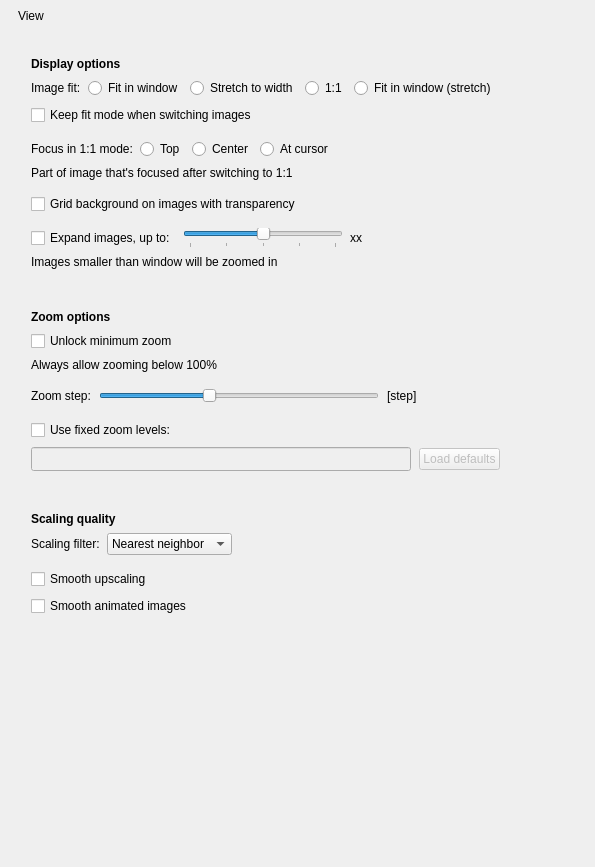
             <widget class="QWidget" name="scrollAreaWidgetContents_3">
              <property name="geometry">
               <rect>
                <x>0</x>
                <y>0</y>
                <width>595</width>
                <height>867</height>
               </rect>
              </property>
              <layout class="QVBoxLayout" name="verticalLayout_27">
               <property name="spacing">
                <number>9</number>
               </property>
               <property name="leftMargin">
                <number>18</number>
               </property>
               <property name="topMargin">
                <number>9</number>
               </property>
               <property name="rightMargin">
                <number>18</number>
               </property>
               <property name="bottomMargin">
                <number>9</number>
               </property>
               <item>
                <widget class="QLabel" name="label_9">
                 <property name="accessibleName">
                  <string notr="true">SHeaderText</string>
                 </property>
                 <property name="text">
                  <string>View</string>
                 </property>
                </widget>
               </item>
               <item>
                <widget class="QWidget" name="widget_4" native="true">
                 <property name="accessibleName">
                  <string notr="true">SHeaderLine</string>
                 </property>
                </widget>
               </item>
               <item>
                <spacer name="verticalSpacer_8">
                 <property name="orientation">
                  <enum>Qt::Vertical</enum>
                 </property>
                 <property name="sizeType">
                  <enum>QSizePolicy::Fixed</enum>
                 </property>
                 <property name="sizeHint" stdset="0">
                  <size>
                   <width>20</width>
                   <height>6</height>
                  </size>
                 </property>
                </spacer>
               </item>
               <item>
                <widget class="GroupPanel" name="displayGroup" native="true">
                 <property name="accessibleName">
                  <string notr="true">SGroup</string>
                 </property>
                 <layout class="QVBoxLayout" name="verticalLayout_13">
                  <property name="spacing">
                   <number>7</number>
                  </property>
                  <property name="leftMargin">
                   <number>13</number>
                  </property>
                  <property name="topMargin">
                   <number>10</number>
                  </property>
                  <property name="rightMargin">
                   <number>13</number>
                  </property>
                  <property name="bottomMargin">
                   <number>10</number>
                  </property>
                  <item>
                   <widget class="QLabel" name="label_40">
                    <property name="font">
                     <font>
                      <bold>true</bold>
                     </font>
                    </property>
                    <property name="text">
                     <string>Display options</string>
                    </property>
                   </widget>
                  </item>
                  <item>
                   <layout class="QHBoxLayout" name="horizontalLayout_29">
                    <property name="leftMargin">
                     <number>0</number>
                    </property>
                    <property name="topMargin">
                     <number>0</number>
                    </property>
                    <property name="rightMargin">
                     <number>0</number>
                    </property>
                    <item>
                     <widget class="QLabel" name="label_2">
                      <property name="sizePolicy">
                       <sizepolicy hsizetype="Minimum" vsizetype="Minimum">
                        <horstretch>0</horstretch>
                        <verstretch>0</verstretch>
                       </sizepolicy>
                      </property>
                      <property name="text">
                       <string>Image fit:</string>
                      </property>
                     </widget>
                    </item>
                    <item>
                     <widget class="QRadioButton" name="fitModeWindow">
                      <property name="text">
                       <string>Fit in window</string>
                      </property>
                      <property name="checked">
                       <bool>false</bool>
                      </property>
                     </widget>
                    </item>
                    <item>
                     <widget class="QRadioButton" name="fitModeWidth">
                      <property name="text">
                       <string>Stretch to width</string>
                      </property>
                     </widget>
                    </item>
                    <item>
                     <widget class="QRadioButton" name="fitMode1to1">
                      <property name="text">
                       <string>1:1</string>
                      </property>
                     </widget>
                    </item>
                    <item>
                     <widget class="QRadioButton" name="fitModeWindowStretch">
                      <property name="text">
                       <string>Fit in window (stretch)</string>
                      </property>
                     </widget>
                    </item>
                    <item>
                     <spacer name="horizontalSpacer_21">
                      <property name="orientation">
                       <enum>Qt::Horizontal</enum>
                      </property>
                      <property name="sizeHint" stdset="0">
                       <size>
                        <width>40</width>
                        <height>20</height>
                       </size>
                      </property>
                     </spacer>
                    </item>
                   </layout>
                  </item>
                  <item>
                   <widget class="QCheckBox" name="keepFitModeCheckBox">
                    <property name="text">
                     <string>Keep fit mode when switching images</string>
                    </property>
                   </widget>
                  </item>
                  <item>
                   <widget class="QWidget" name="widget_3" native="true">
                    <property name="accessibleName">
                     <string notr="true">SLine</string>
                    </property>
                   </widget>
                  </item>
                  <item>
                   <layout class="QHBoxLayout" name="horizontalLayout_31">
                    <property name="leftMargin">
                     <number>0</number>
                    </property>
                    <property name="topMargin">
                     <number>0</number>
                    </property>
                    <property name="rightMargin">
                     <number>0</number>
                    </property>
                    <item>
                     <widget class="QLabel" name="label_26">
                      <property name="sizePolicy">
                       <sizepolicy hsizetype="Minimum" vsizetype="Preferred">
                        <horstretch>0</horstretch>
                        <verstretch>0</verstretch>
                       </sizepolicy>
                      </property>
                      <property name="text">
                       <string>Focus in 1:1 mode:</string>
                      </property>
                     </widget>
                    </item>
                    <item>
                     <widget class="QRadioButton" name="focus1to1Top">
                      <property name="text">
                       <string>Top</string>
                      </property>
                     </widget>
                    </item>
                    <item>
                     <widget class="QRadioButton" name="focus1to1Center">
                      <property name="text">
                       <string>Center</string>
                      </property>
                     </widget>
                    </item>
                    <item>
                     <widget class="QRadioButton" name="focus1to1Cursor">
                      <property name="text">
                       <string>At cursor</string>
                      </property>
                     </widget>
                    </item>
                    <item>
                     <spacer name="horizontalSpacer_23">
                      <property name="orientation">
                       <enum>Qt::Horizontal</enum>
                      </property>
                      <property name="sizeHint" stdset="0">
                       <size>
                        <width>40</width>
                        <height>20</height>
                       </size>
                      </property>
                     </spacer>
                    </item>
                   </layout>
                  </item>
                  <item>
                   <widget class="QLabel" name="label_10">
                    <property name="accessibleName">
                     <string notr="true">SNoteText</string>
                    </property>
                    <property name="text">
                     <string>Part of image that's focused after switching to 1:1</string>
                    </property>
                   </widget>
                  </item>
                  <item>
                   <widget class="QWidget" name="widget_8" native="true">
                    <property name="accessibleName">
                     <string notr="true">SLine</string>
                    </property>
                   </widget>
                  </item>
                  <item>
                   <widget class="QCheckBox" name="transparencyGridCheckBox">
                    <property name="enabled">
                     <bool>true</bool>
                    </property>
                    <property name="sizePolicy">
                     <sizepolicy hsizetype="Minimum" vsizetype="Minimum">
                      <horstretch>0</horstretch>
                      <verstretch>0</verstretch>
                     </sizepolicy>
                    </property>
                    <property name="text">
                     <string>Grid background on images with transparency</string>
                    </property>
                   </widget>
                  </item>
                  <item>
                   <widget class="QWidget" name="widget_21" native="true">
                    <property name="accessibleName">
                     <string notr="true">SLine</string>
                    </property>
                   </widget>
                  </item>
                  <item>
                   <layout class="QHBoxLayout" name="horizontalLayout_30">
                    <property name="leftMargin">
                     <number>0</number>
                    </property>
                    <property name="topMargin">
                     <number>0</number>
                    </property>
                    <property name="rightMargin">
                     <number>0</number>
                    </property>
                    <item>
                     <widget class="QCheckBox" name="expandImageCheckBox">
                      <property name="sizePolicy">
                       <sizepolicy hsizetype="Minimum" vsizetype="Minimum">
                        <horstretch>0</horstretch>
                        <verstretch>0</verstretch>
                       </sizepolicy>
                      </property>
                      <property name="minimumSize">
                       <size>
                        <width>0</width>
                        <height>0</height>
                       </size>
                      </property>
                      <property name="text">
                       <string>Expand images, up to:</string>
                      </property>
                     </widget>
                    </item>
                    <item>
                     <widget class="QSlider" name="expandLimitSlider">
                      <property name="sizePolicy">
                       <sizepolicy hsizetype="Fixed" vsizetype="Preferred">
                        <horstretch>0</horstretch>
                        <verstretch>0</verstretch>
                       </sizepolicy>
                      </property>
                      <property name="minimumSize">
                       <size>
                        <width>160</width>
                        <height>0</height>
                       </size>
                      </property>
                      <property name="minimum">
                       <number>0</number>
                      </property>
                      <property name="maximum">
                       <number>4</number>
                      </property>
                      <property name="pageStep">
                       <number>1</number>
                      </property>
                      <property name="value">
                       <number>2</number>
                      </property>
                      <property name="orientation">
                       <enum>Qt::Horizontal</enum>
                      </property>
                      <property name="tickPosition">
                       <enum>QSlider::TicksBelow</enum>
                      </property>
                      <property name="tickInterval">
                       <number>1</number>
                      </property>
                     </widget>
                    </item>
                    <item>
                     <widget class="QWidget" name="expandImagesGroupContents" native="true">
                      <layout class="QHBoxLayout" name="horizontalLayout_17">
                       <property name="leftMargin">
                        <number>0</number>
                       </property>
                       <property name="topMargin">
                        <number>0</number>
                       </property>
                       <property name="rightMargin">
                        <number>0</number>
                       </property>
                       <property name="bottomMargin">
                        <number>0</number>
                       </property>
                       <item>
                        <widget class="QLabel" name="expandLimitLabel">
                         <property name="sizePolicy">
                          <sizepolicy hsizetype="Fixed" vsizetype="Preferred">
                           <horstretch>0</horstretch>
                           <verstretch>0</verstretch>
                          </sizepolicy>
                         </property>
                         <property name="minimumSize">
                          <size>
                           <width>35</width>
                           <height>0</height>
                          </size>
                         </property>
                         <property name="maximumSize">
                          <size>
                           <width>35</width>
                           <height>16777215</height>
                          </size>
                         </property>
                         <property name="text">
                          <string>xx</string>
                         </property>
                         <property name="alignment">
                          <set>Qt::AlignLeading|Qt::AlignLeft|Qt::AlignVCenter</set>
                         </property>
                        </widget>
                       </item>
                      </layout>
                     </widget>
                    </item>
                    <item>
                     <spacer name="horizontalSpacer_22">
                      <property name="orientation">
                       <enum>Qt::Horizontal</enum>
                      </property>
                      <property name="sizeHint" stdset="0">
                       <size>
                        <width>40</width>
                        <height>20</height>
                       </size>
                      </property>
                     </spacer>
                    </item>
                   </layout>
                  </item>
                  <item>
                   <widget class="QLabel" name="label_13">
                    <property name="accessibleName">
                     <string notr="true">SNoteText</string>
                    </property>
                    <property name="text">
                     <string>Images smaller than window will be zoomed in</string>
                    </property>
                   </widget>
                  </item>
                 </layout>
                </widget>
               </item>
               <item>
                <spacer name="verticalSpacer_20">
                 <property name="orientation">
                  <enum>Qt::Vertical</enum>
                 </property>
                 <property name="sizeType">
                  <enum>QSizePolicy::Fixed</enum>
                 </property>
                 <property name="sizeHint" stdset="0">
                  <size>
                   <width>20</width>
                   <height>12</height>
                  </size>
                 </property>
                </spacer>
               </item>
               <item>
                <widget class="GroupPanel" name="zoomGroup" native="true">
                 <property name="accessibleName">
                  <string notr="true">SGroup</string>
                 </property>
                 <layout class="QVBoxLayout" name="verticalLayout_8">
                  <property name="spacing">
                   <number>7</number>
                  </property>
                  <property name="leftMargin">
                   <number>13</number>
                  </property>
                  <property name="topMargin">
                   <number>10</number>
                  </property>
                  <property name="rightMargin">
                   <number>13</number>
                  </property>
                  <property name="bottomMargin">
                   <number>10</number>
                  </property>
                  <item>
                   <widget class="QLabel" name="label_19">
                    <property name="font">
                     <font>
                      <bold>true</bold>
                     </font>
                    </property>
                    <property name="text">
                     <string>Zoom options</string>
                    </property>
                   </widget>
                  </item>
                  <item>
                   <widget class="QCheckBox" name="unlockMinZoomCheckBox">
                    <property name="text">
                     <string>Unlock minimum zoom</string>
                    </property>
                   </widget>
                  </item>
                  <item>
                   <widget class="QLabel" name="label_44">
                    <property name="accessibleName">
                     <string notr="true">SNoteText</string>
                    </property>
                    <property name="text">
                     <string>Always allow zooming below 100%</string>
                    </property>
                   </widget>
                  </item>
                  <item>
                   <widget class="QWidget" name="widget_11" native="true">
                    <property name="accessibleName">
                     <string notr="true">SLine</string>
                    </property>
                   </widget>
                  </item>
                  <item>
                   <layout class="QHBoxLayout" name="horizontalLayout_20" stretch="0,0,0,0">
                    <property name="spacing">
                     <number>8</number>
                    </property>
                    <property name="topMargin">
                     <number>0</number>
                    </property>
                    <property name="rightMargin">
                     <number>0</number>
                    </property>
                    <item>
                     <widget class="QLabel" name="label_12">
                      <property name="text">
                       <string>Zoom step:</string>
                      </property>
                     </widget>
                    </item>
                    <item>
                     <widget class="QSlider" name="zoomStepSlider">
                      <property name="sizePolicy">
                       <sizepolicy hsizetype="Preferred" vsizetype="Fixed">
                        <horstretch>0</horstretch>
                        <verstretch>0</verstretch>
                       </sizepolicy>
                      </property>
                      <property name="minimumSize">
                       <size>
                        <width>280</width>
                        <height>0</height>
                       </size>
                      </property>
                      <property name="maximumSize">
                       <size>
                        <width>300</width>
                        <height>16777215</height>
                       </size>
                      </property>
                      <property name="minimum">
                       <number>1</number>
                      </property>
                      <property name="maximum">
                       <number>50</number>
                      </property>
                      <property name="pageStep">
                       <number>10</number>
                      </property>
                      <property name="value">
                       <number>20</number>
                      </property>
                      <property name="orientation">
                       <enum>Qt::Horizontal</enum>
                      </property>
                      <property name="tickPosition">
                       <enum>QSlider::NoTicks</enum>
                      </property>
                      <property name="tickInterval">
                       <number>5</number>
                      </property>
                     </widget>
                    </item>
                    <item>
                     <widget class="QLabel" name="zoomStepLabel">
                      <property name="sizePolicy">
                       <sizepolicy hsizetype="Preferred" vsizetype="Preferred">
                        <horstretch>0</horstretch>
                        <verstretch>0</verstretch>
                       </sizepolicy>
                      </property>
                      <property name="minimumSize">
                       <size>
                        <width>60</width>
                        <height>0</height>
                       </size>
                      </property>
                      <property name="maximumSize">
                       <size>
                        <width>60</width>
                        <height>16777215</height>
                       </size>
                      </property>
                      <property name="text">
                       <string>[step]</string>
                      </property>
                     </widget>
                    </item>
                    <item>
                     <spacer name="horizontalSpacer_4">
                      <property name="orientation">
                       <enum>Qt::Horizontal</enum>
                      </property>
                      <property name="sizeHint" stdset="0">
                       <size>
                        <width>40</width>
                        <height>20</height>
                       </size>
                      </property>
                     </spacer>
                    </item>
                   </layout>
                  </item>
                  <item>
                   <widget class="QWidget" name="widget_22" native="true">
                    <property name="accessibleName">
                     <string notr="true">SLine</string>
                    </property>
                   </widget>
                  </item>
                  <item>
                   <widget class="QCheckBox" name="useFixedZoomLevelsCheckBox">
                    <property name="text">
                     <string>Use fixed zoom levels:</string>
                    </property>
                   </widget>
                  </item>
                  <item>
                   <widget class="QWidget" name="widget" native="true">
                    <property name="enabled">
                     <bool>false</bool>
                    </property>
                    <layout class="QHBoxLayout" name="horizontalLayout_26">
                     <property name="spacing">
                      <number>8</number>
                     </property>
                     <property name="leftMargin">
                      <number>0</number>
                     </property>
                     <property name="topMargin">
                      <number>0</number>
                     </property>
                     <property name="rightMargin">
                      <number>0</number>
                     </property>
                     <property name="bottomMargin">
                      <number>0</number>
                     </property>
                     <item>
                      <widget class="QLineEdit" name="zoomLevels">
                       <property name="sizePolicy">
                        <sizepolicy hsizetype="Minimum" vsizetype="Fixed">
                         <horstretch>0</horstretch>
                         <verstretch>0</verstretch>
                        </sizepolicy>
                       </property>
                       <property name="minimumSize">
                        <size>
                         <width>380</width>
                         <height>24</height>
                        </size>
                       </property>
                      </widget>
                     </item>
                     <item>
                      <widget class="QPushButton" name="resetZoomLevelsButton">
                       <property name="text">
                        <string>Load defaults</string>
                       </property>
                      </widget>
                     </item>
                     <item>
                      <spacer name="horizontalSpacer_30">
                       <property name="orientation">
                        <enum>Qt::Horizontal</enum>
                       </property>
                       <property name="sizeHint" stdset="0">
                        <size>
                         <width>40</width>
                         <height>20</height>
                        </size>
                       </property>
                      </spacer>
                     </item>
                    </layout>
                   </widget>
                  </item>
                 </layout>
                </widget>
               </item>
               <item>
                <spacer name="verticalSpacer_13">
                 <property name="orientation">
                  <enum>Qt::Vertical</enum>
                 </property>
                 <property name="sizeType">
                  <enum>QSizePolicy::Fixed</enum>
                 </property>
                 <property name="sizeHint" stdset="0">
                  <size>
                   <width>20</width>
                   <height>12</height>
                  </size>
                 </property>
                </spacer>
               </item>
               <item>
                <widget class="GroupPanel" name="scalingGroup" native="true">
                 <property name="accessibleName">
                  <string notr="true">SGroup</string>
                 </property>
                 <layout class="QVBoxLayout" name="verticalLayout_24">
                  <property name="spacing">
                   <number>7</number>
                  </property>
                  <property name="leftMargin">
                   <number>13</number>
                  </property>
                  <property name="topMargin">
                   <number>10</number>
                  </property>
                  <property name="rightMargin">
                   <number>13</number>
                  </property>
                  <property name="bottomMargin">
                   <number>10</number>
                  </property>
                  <item>
                   <widget class="QLabel" name="title3">
                    <property name="font">
                     <font>
                      <bold>true</bold>
                     </font>
                    </property>
                    <property name="text">
                     <string>Scaling quality</string>
                    </property>
                   </widget>
                  </item>
                  <item>
                   <layout class="QHBoxLayout" name="horizontalLayout_5">
                    <item>
                     <widget class="QLabel" name="scalingQualityLabel">
                      <property name="enabled">
                       <bool>true</bool>
                      </property>
                      <property name="sizePolicy">
                       <sizepolicy hsizetype="Minimum" vsizetype="Minimum">
                        <horstretch>0</horstretch>
                        <verstretch>0</verstretch>
                       </sizepolicy>
                      </property>
                      <property name="minimumSize">
                       <size>
                        <width>0</width>
                        <height>0</height>
                       </size>
                      </property>
                      <property name="toolTip">
                       <string/>
                      </property>
                      <property name="text">
                       <string>Scaling filter:</string>
                      </property>
                     </widget>
                    </item>
                    <item>
                     <widget class="QComboBox" name="scalingQualityComboBox">
                      <property name="enabled">
                       <bool>true</bool>
                      </property>
                      <property name="sizePolicy">
                       <sizepolicy hsizetype="Minimum" vsizetype="Minimum">
                        <horstretch>0</horstretch>
                        <verstretch>0</verstretch>
                       </sizepolicy>
                      </property>
                      <property name="minimumSize">
                       <size>
                        <width>0</width>
                        <height>0</height>
                       </size>
                      </property>
                      <property name="toolTip">
                       <string/>
                      </property>
                      <property name="toolTipDuration">
                       <number>-1</number>
                      </property>
                      <property name="currentIndex">
                       <number>0</number>
                      </property>
                      <item>
                       <property name="text">
                        <string>Nearest neighbor</string>
                       </property>
                      </item>
                      <item>
                       <property name="text">
                        <string>Bilinear</string>
                       </property>
                      </item>
                     </widget>
                    </item>
                    <item>
                     <spacer name="horizontalSpacer_29">
                      <property name="orientation">
                       <enum>Qt::Horizontal</enum>
                      </property>
                      <property name="sizeHint" stdset="0">
                       <size>
                        <width>40</width>
                        <height>20</height>
                       </size>
                      </property>
                     </spacer>
                    </item>
                   </layout>
                  </item>
                  <item>
                   <widget class="QWidget" name="widget_10" native="true">
                    <property name="accessibleName">
                     <string notr="true">SLine</string>
                    </property>
                   </widget>
                  </item>
                  <item>
                   <widget class="QCheckBox" name="smoothUpscalingCheckBox">
                    <property name="sizePolicy">
                     <sizepolicy hsizetype="MinimumExpanding" vsizetype="Minimum">
                      <horstretch>0</horstretch>
                      <verstretch>0</verstretch>
                     </sizepolicy>
                    </property>
                    <property name="minimumSize">
                     <size>
                      <width>0</width>
                      <height>0</height>
                     </size>
                    </property>
                    <property name="toolTip">
                     <string>When unchecked, nearest neighbor algorithm will be used for upscaling.</string>
                    </property>
                    <property name="text">
                     <string>Smooth upscaling</string>
                    </property>
                   </widget>
                  </item>
                  <item>
                   <widget class="QCheckBox" name="smoothAnimatedImagesCheckBox">
                    <property name="sizePolicy">
                     <sizepolicy hsizetype="MinimumExpanding" vsizetype="Minimum">
                      <horstretch>0</horstretch>
                      <verstretch>0</verstretch>
                     </sizepolicy>
                    </property>
                    <property name="minimumSize">
                     <size>
                      <width>0</width>
                      <height>0</height>
                     </size>
                    </property>
                    <property name="text">
                     <string>Smooth animated images</string>
                    </property>
                   </widget>
                  </item>
                 </layout>
                </widget>
               </item>
               <item>
                <spacer name="verticalSpacer_7">
                 <property name="orientation">
                  <enum>Qt::Vertical</enum>
                 </property>
                 <property name="sizeHint" stdset="0">
                  <size>
                   <width>20</width>
                   <height>215</height>
                  </size>
                 </property>
                </spacer>
               </item>
              </layout>
             </widget>
